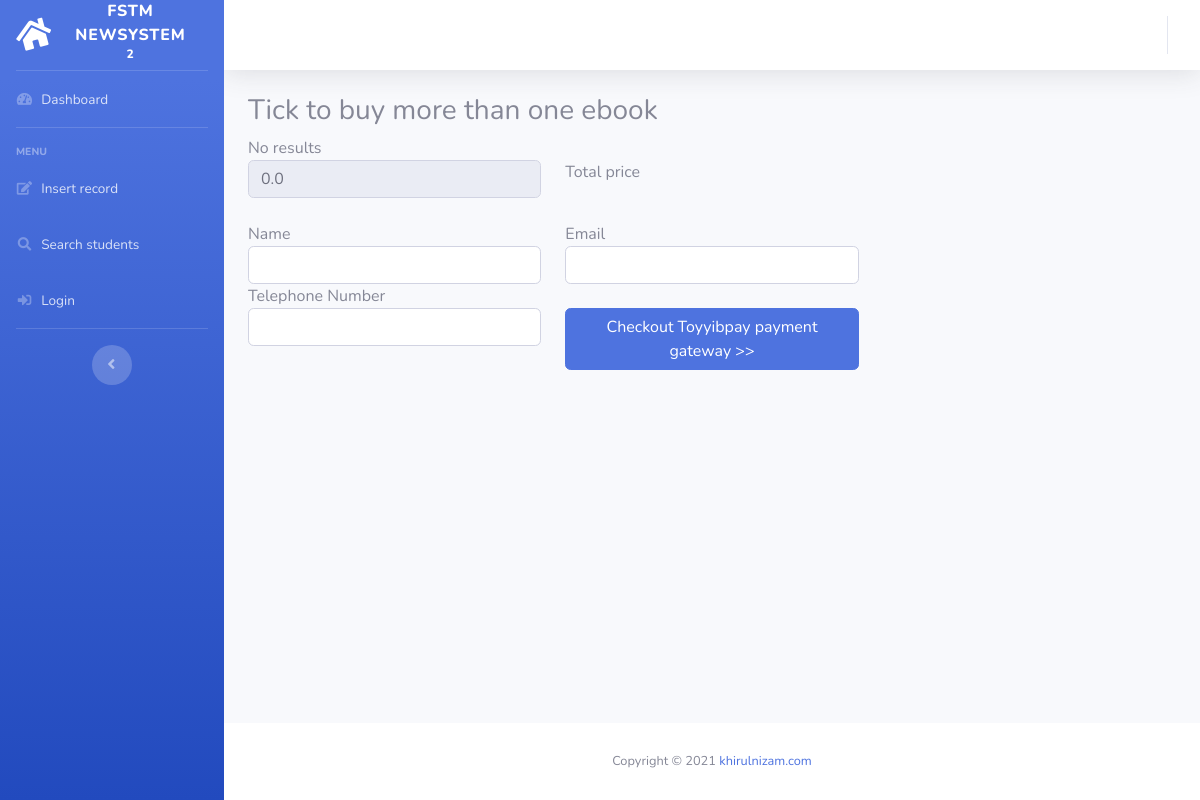
The app's page /paymet-ebooks-form.php, older data.
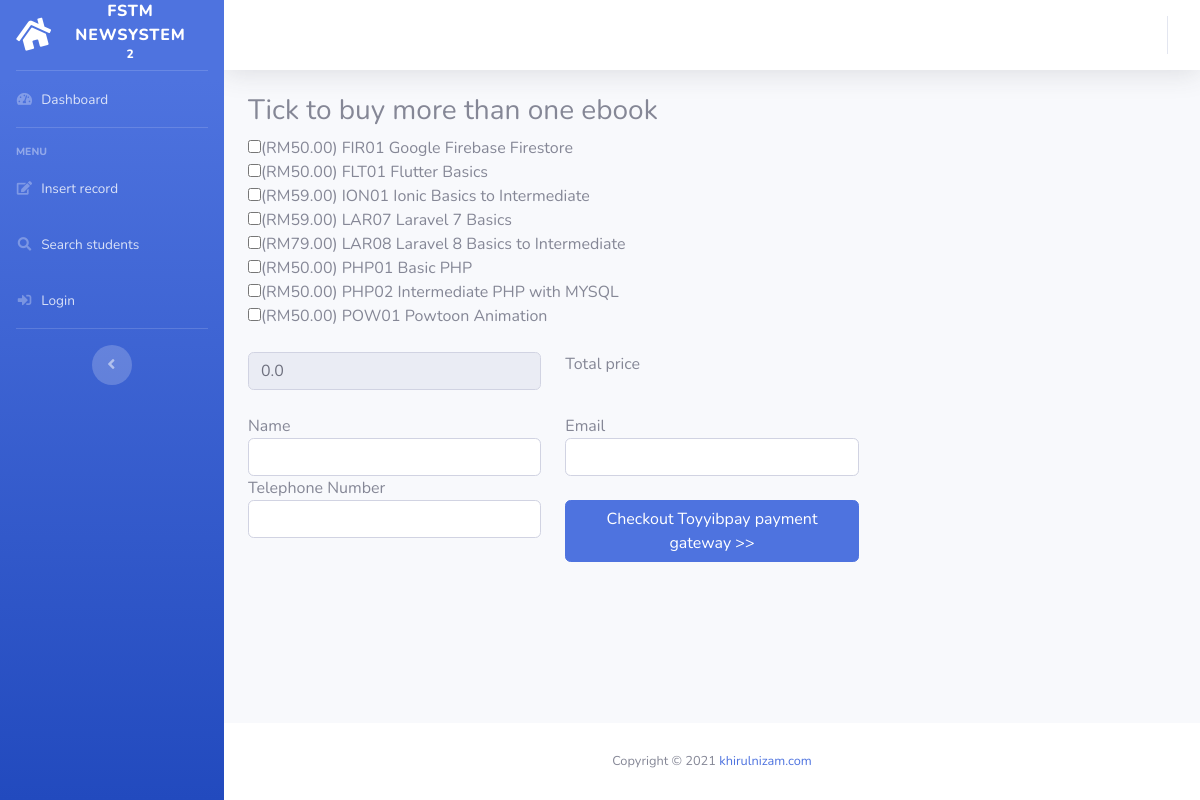
The same page, newer data.
### tables this page shows
CREATE TABLE IF NOT EXISTS `ebooks` (
  `id` int(11) NOT NULL AUTO_INCREMENT,
  `bookid` varchar(10) NOT NULL,
  `title` varchar(200) DEFAULT NULL,
  `price` decimal(5,2) DEFAULT NULL,
  `author` varchar(200) DEFAULT NULL,
  `downloadlink` varchar(255) DEFAULT NULL,
  PRIMARY KEY (`bookid`),
  KEY `id` (`id`)
);

### paymet-ebooks-form.php (the view, shortened to what this page needs)
<?php include "include/header.template.php"; ?>
<h3>Tick to buy more than one ebook</h3>
<form action="payment-ebook-generate-gateway-call.php"
method="post">
    <?php
    include "include/dbconnect.php";
    $sql = "SELECT * from ebooks";
    $result = mysqli_query($conn, $sql);
    if (mysqli_num_rows($result) > 0) {
        while($row = mysqli_fetch_assoc($result)) {
            $bookid=$row['bookid'];
            $title =$row['title'];
            $price =$row['price'];
            echo "<input type='checkbox' name='bookid[]' value='$bookid'
            onclick='calctotal($price, this.checked)'
            class='checks' data-price='$price'>";
            echo  "(RM$price) $bookid $title <br>";
        }
    }
    else {
        echo "No results";
    }
    ?>
    <br>
    <div class="row">
        <div class="col-4">
        <input type="text" name="totalprice" id="totalprice"
        readonly value="0.0"
        class="form-control">
        </div>
        <div class="col-4">
        Total price<br>
        </div>
    </div>
    <br>
    <div class="row">
        <div class="col-4">
        Name<br>
        <input type="text" name="buyername"
        required
        class="form-control">
        </div>
        <div class="col-4">
        Email<br>
        <input type="email" name="buyeremail"
        required
        class="form-control">
        </div>
    </div>
    <div class="row">
        <div class="col-4">
        Telephone Number<br>
        <input type="phone" name="phoneno"
        required
        class="form-control">
        </div>
        <div class="col-4">
        &nbsp;<br>
        <button type="submit" class="btn btn-primary">
            Checkout Toyyibpay payment gateway &gt;&gt;</button>
        </div>
    </div>
</form>
<?php
include "include/footer.template.php"; ?>

### include/header.template.php (shortened to what this page needs)
<!DOCTYPE html>
<html lang="en">
<head>
  <link href="vendor/fontawesome-free/css/all.min.css" rel="stylesheet" type="text/css">
  <link href="css/sb-admin-2.min.css" rel="stylesheet">
</head>
<body id="page-top">
  <div id="wrapper">
    <ul class="navbar-nav bg-gradient-primary sidebar sidebar-dark accordion" id="accordionSidebar">
      <a class="sidebar-brand d-flex align-items-center justify-content-center" href="index.html">
        <div class="sidebar-brand-icon rotate-n-15">
          <i class="fas fa-home"></i>
        </div>
        <div class="sidebar-brand-text mx-3">FSTM NewSystem <sup>2</sup></div>
      </a>
      <hr class="sidebar-divider my-0">
      <li class="nav-item">
        <a class="nav-link" href="index.php">
          <i class="fas fa-fw fa-tachometer-alt"></i>
          <span>Dashboard</span></a>
      </li>
      <hr class="sidebar-divider">
      <div class="sidebar-heading">
        Menu
      </div>
      <li class="nav-item">
        <a class="nav-link" href="forminsert.php">
          <i class="fas fa-fw fa-edit"></i>
          <span>Insert record</span></a>
      </li>
      <li class="nav-item">
        <a class="nav-link" href="search-admin.php">
          <i class="fas fa-fw fa-search"></i>
          <span>Search students</span></a>
      </li>
      <li class="nav-item">
        <?php if(isset($_SESSION['email'])){
          echo "<a class='nav-link' href='logout.php'>
          <i class='fas fa-fw fa-sign-out-alt'></i>
          <span>Logout</span></a>";
        }
        else{
          echo "<a class='nav-link' href='login.php'>
          <i class='fas fa-fw fa-sign-in-alt'></i>
          <span>Login</span></a>";
        }?>
      </li>
      <hr class="sidebar-divider d-none d-md-block">
      <div class="text-center d-none d-md-inline">
        <button class="rounded-circle border-0" id="sidebarToggle"></button>
      </div>
    </ul>
    <div id="content-wrapper" class="d-flex flex-column">
      <div id="content">
        <nav class="navbar navbar-expand navbar-light bg-white topbar mb-4 static-top shadow">
          <ul class="navbar-nav ml-auto">
          </ul>
        </nav>
        <div class="container-fluid">

### include/footer.template.php (shortened to what this page needs)
        </div>
      </div>
      <footer class="sticky-footer bg-white">
        <div class="container my-auto">
          <div class="copyright text-center my-auto">
            <span>Copyright &copy; <?php echo date ("Y");?>
              <a href="http://khirulnizam.com">khirulnizam.com</a>
            </span>
          </div>
        </div>
      </footer>
    </div>
  </div>
</body>
</html>

Row changes from the older to the newer data that the page shows:
added ebooks: price "50.00", bookid "FIR01", title "Google Firebase Firestore"
added ebooks: price "50.00", bookid "FLT01", title "Flutter Basics"
added ebooks: price "59.00", bookid "ION01", title "Ionic Basics to Intermediate"
added ebooks: price "59.00", bookid "LAR07", title "Laravel 7 Basics"
added ebooks: price "79.00", bookid "LAR08", title "Laravel 8 Basics to Intermediate"
added ebooks: price "50.00", bookid "PHP01", title "Basic PHP"
added ebooks: price "50.00", bookid "PHP02", title "Intermediate PHP with MYSQL"
added ebooks: price "50.00", bookid "POW01", title "Powtoon Animation"
Text that changed along with them:
text no longer shown: "No results"
